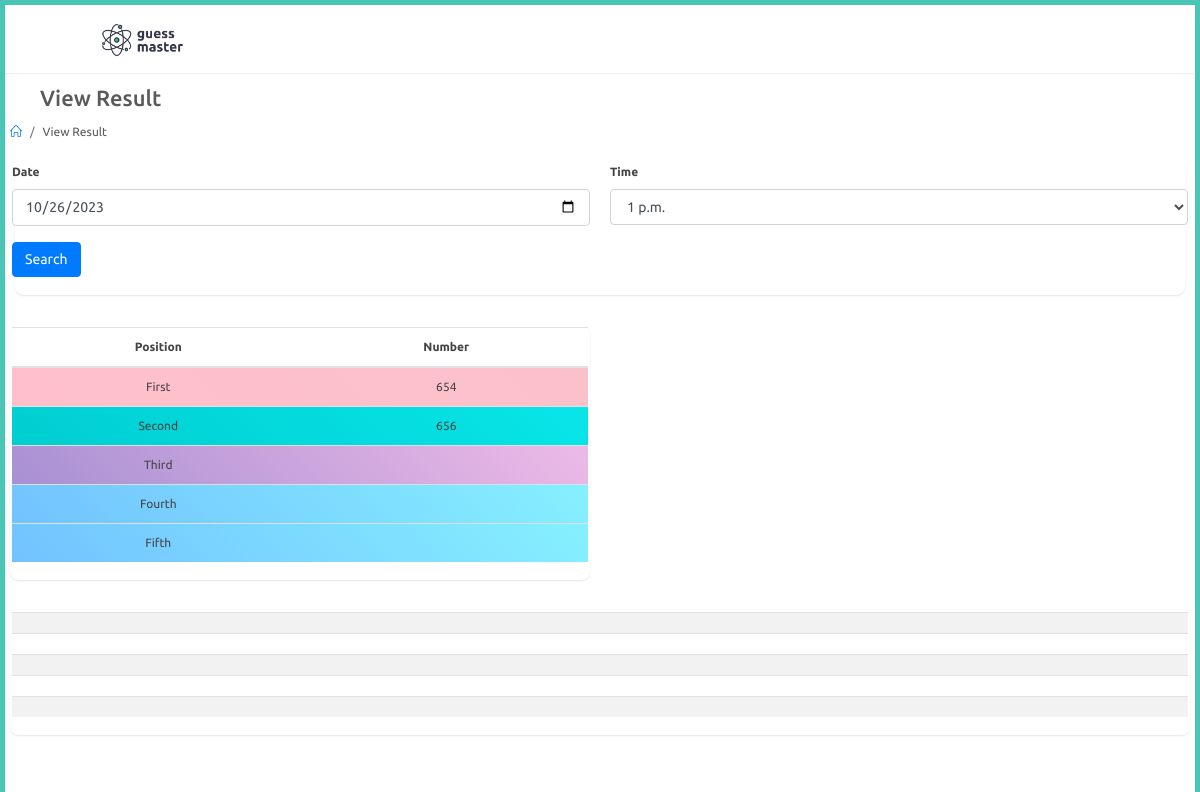
Before: /agent/Results with the older database file.
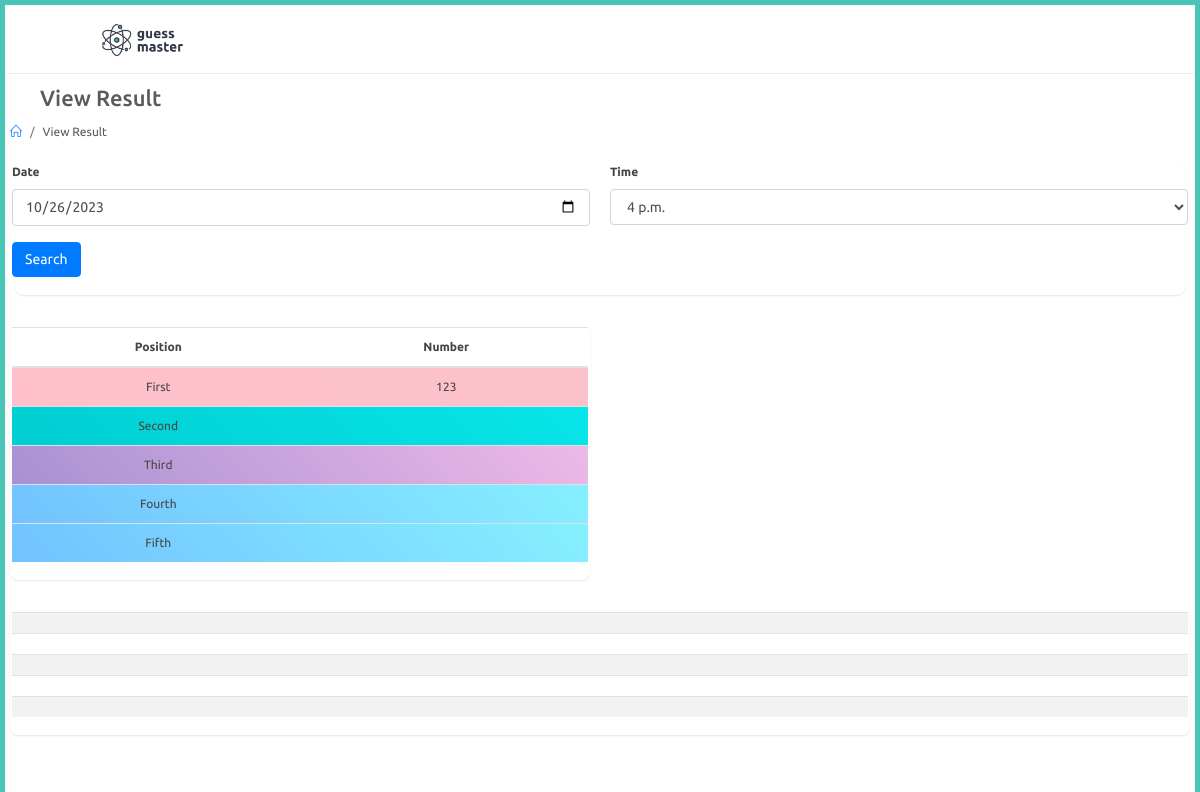
After: the same page with the newer database file.
### adminapp/models.py (models this page shows, shortened)
class Result(models.Model):
    date = models.DateField()
    time = models.ForeignKey(PlayTime,on_delete=models.CASCADE)
    first = models.CharField(max_length=3,null=True)
    second = models.CharField(max_length=3,null=True)
    third = models.CharField(max_length=3,null=True)
    fourth = models.CharField(max_length=3,null=True)
    fifth = models.CharField(max_length=3,null=True)
    field1 = models.CharField(max_length=3,null=True)
    field2 = models.CharField(max_length=3,null=True)
    field3 = models.CharField(max_length=3,null=True)
    field4 = models.CharField(max_length=3,null=True)
    field5 = models.CharField(max_length=3,null=True)
    field6 = models.CharField(max_length=3,null=True)
    field7 = models.CharField(max_length=3,null=True)
    field8 = models.CharField(max_length=3,null=True)
    field9 = models.CharField(max_length=3,null=True)
    field10 = models.CharField(max_length=3,null=True)
    field11 = models.CharField(max_length=3,null=True)
    field12 = models.CharField(max_length=3,null=True)
    field13 = models.CharField(max_length=3,null=True)
    field14 = models.CharField(max_length=3,null=True)
    field15 = models.CharField(max_length=3,null=True)
    field16 = models.CharField(max_length=3,null=True)
    field17 = models.CharField(max_length=3,null=True)
    field18 = models.CharField(max_length=3,null=True)
    field19 = models.CharField(max_length=3,null=True)
    field20 = models.CharField(max_length=3,null=True)
    field21 = models.CharField(max_length=3,null=True)
    field22 = models.CharField(max_length=3,null=True)
    field23 = models.CharField(max_length=3,null=True)
    field24 = models.CharField(max_length=3,null=True)
    field25 = models.CharField(max_length=3,null=True)
    field26 = models.CharField(max_length=3,null=True)
    field27 = models.CharField(max_length=3,null=True)
    field28 = models.CharField(max_length=3,null=True)
    field29 = models.CharField(max_length=3,null=True)
    field30 = models.CharField(max_length=3,null=True)

### agent/views.py (the view, shortened to what this page needs)
# urls.py: path('Results',views.results,name="results"),
def results(request):
    ist = pytz.timezone('Asia/Kolkata')
    current_date = timezone.now().astimezone(ist).date()
    times = PlayTime.objects.filter().all()
    results = Result.objects.filter(date=current_date).last()
    context = {
        'times' : times,
        'results' : results
    }
    return render(request,'agent/results.html',context)

### templates/agent/results.html (shortened to what the changed rows need)
{% extends 'agent/partials/base.html' %}
{% load static %}
{% block content %}
<div id="main-content">
    <div class="container-fluid">
        <div class="block-header">
            <div class="row">
                <div class="col-lg-5 col-md-8 col-sm-12">
                    <h2><a href="javascript:void(0);" class="btn btn-xs btn-link btn-toggle-fullwidth"><i
                                class="fa fa-arrow-left"></i></a> View Result</h2>
                </div>
            </div>
        </div>
        <div class="card">
            <div class="body">
                <form method="POST">
                <div class="row clearfix">
                    <div class="col-md-6 col-6">
                        <div class="form-group">
                            <label for="time" class="control-label">Time</label>
                            <select class="form-control show-tick ms select2" data-placeholder="Select"
                                name="time" id="time">
                                {% for time in times %}
                                <option value="{{time.id}}">{{time.game_time}}</option>
                                {% endfor %}
                            </select>
                        </div>
                    </div>
                </div>
                </form>
            </div>
        </div>
        <div class="row clearfix">
            <div class="col-lg-6 col-md-12 col-sm-12">
                <div class="card">
                    <div class="body table-responsive">
                        <table class="table">
                            <thead>
                                <tr>
                                    <th>Position</th>
                                    <th>Number</th>
                                </tr>
                            </thead>
                            <tbody>
                                <tr class="l-pink">
                                    <td>First</td>
                                    <td>{{results.first}}</td>
                                </tr>
                                <tr class="l-turquoise">
                                    <td>Second</td>
                                    <td>{{results.second}}</td>
                                </tr>
                            </tbody>
                        </table>
                    </div>
                </div>
            </div>
        </div>
    </div>
    {% endblock %}

Changed rows visible on the page:
removed Result: first "654", second "656"
added Result: first "123"
Other visible differences:
form field time: "1 p.m." → "4 p.m."
